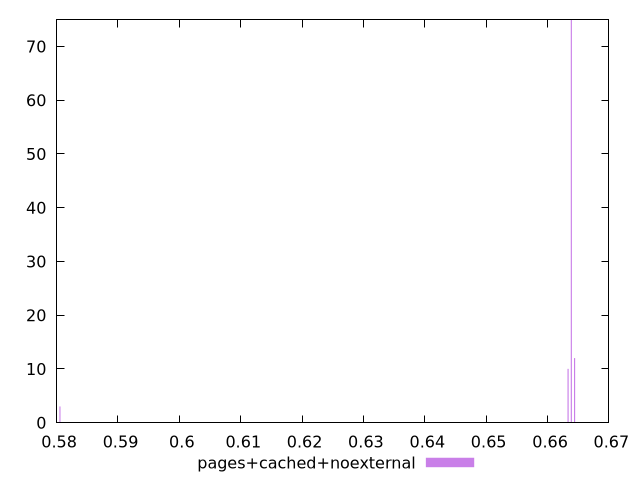

This chart was generated by the following gnuplot code:
$_pagesCachedNoexternal <<EOF
0.663351037161853 10
0.6638807292330496 75
0.580542510031454 3
0.6644104213042462 12
EOF
set key outside below
set terminal pngcairo
set output "report_00005_2020-11-02T22-26-11.212Z/uses-rel-preload/pages+cached+noexternal//hist.png"
set yrange [0:75]
set boxwidth 0.00017656402373219404
set style fill transparent solid 0.5 noborder
plot $_pagesCachedNoexternal title "pages+cached+noexternal" with boxes ,
